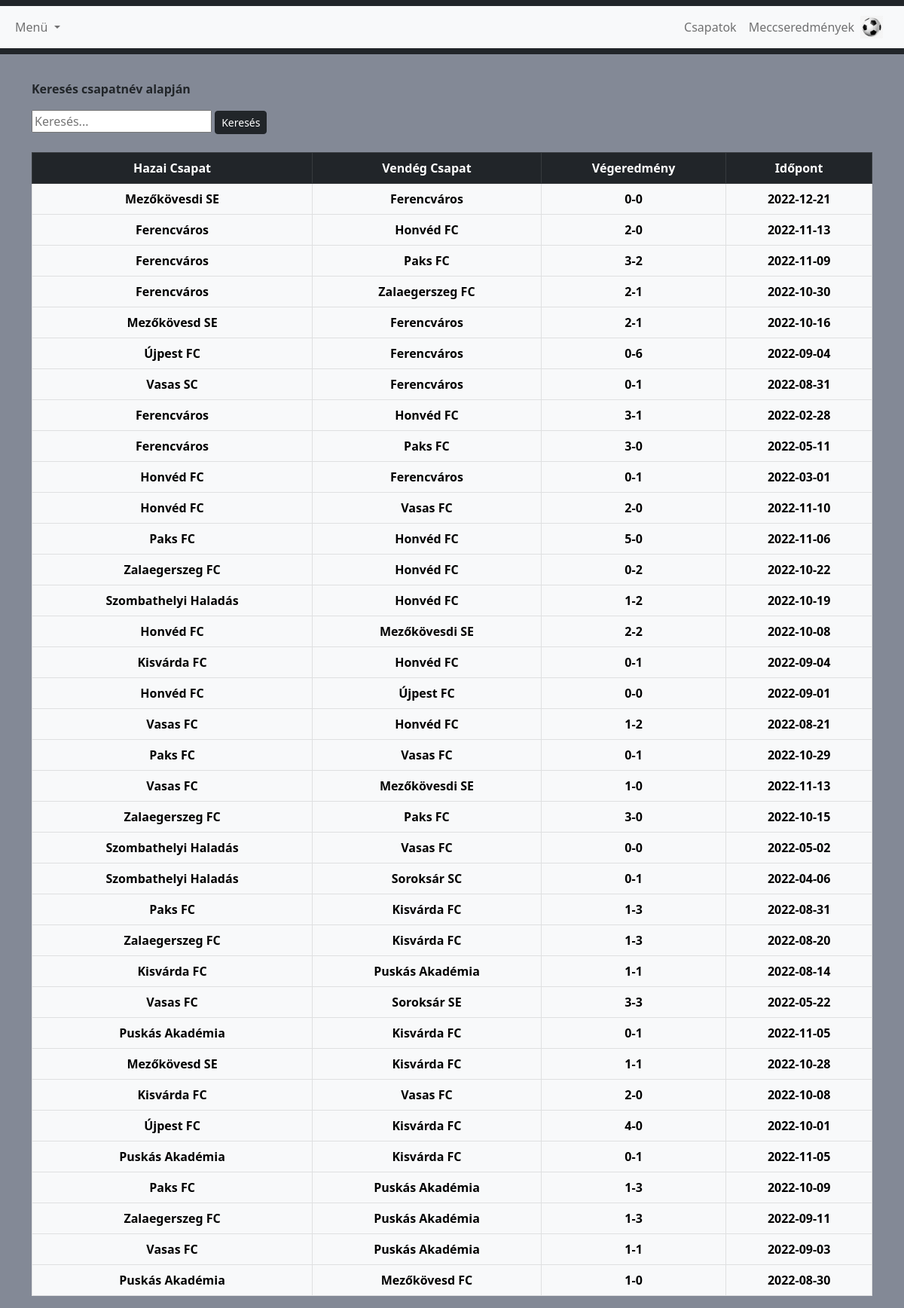
The page /eredmenyek.php on the database its author committed.
### tables this page shows
CREATE TABLE `eredmenyek` (
  `vegeredmeny` varchar(255) DEFAULT NULL,
  `idopont` date DEFAULT NULL,
  `hazai` varchar(255) DEFAULT NULL,
  `idegen` varchar(255) DEFAULT NULL
);

### eredmenyek.php (the view, shortened to what this page needs)
<?php require_once('header.php') ?>
<?php
$serverAddress = 'localhost';
$username = 'root';
$password = '';
$databaseName = 'football_projekt';
$connection = mysqli_connect($serverAddress, $username, $password, $databaseName);
?>
<br>
<section style="background-color: #838996;">
    <div class="container" style="margin-top: 10px;">
        <div>
            <p><b>Keresés csapatnév alapján</b></p>
            <form action="eredmenykereso.php" method="GET">
                <input type="text" name="search" id="search" placeholder="Keresés...">
                <button type="submit" id="keres" name="keres" class="btn btn-dark btn-sm">Keresés</button>
            </form>
        </div>
        <br>
        <div class="row" style="max-height: 100vh; ">
            <div class="col-12">
                <table class="table table-bordered table-hover table-dark text-center">
                    <thead>
                        <tr>
                            <th scope="col">Hazai Csapat</th>
                            <th scope="col">Vendég Csapat</th>
                            <th scope="col">Végeredmény</th>
                            <th scope="col">Időpont</th>
                        </tr>
                    </thead>
                    <tbody>
                        <?php
                        $sql = $connection->query('SELECT * FROM eredmenyek');
                        while ($row = $sql->fetch_array()) {
                            echo '<tr class="table-light">
                                <th scope="row">' . $row['hazai'] . '</th>
                                <th scope="row">' . $row['idegen'] . '</th>
                                <th scope="row">' . $row['vegeredmeny'] . '</th>
                                <th scope="row">' . $row['idopont'] . '</th>
                                </tr>';
                        }
                        ?>
                    </tbody>
                </table>
            </div>
        </div>
        <?php require_once('footer.php') ?>

### header.php (shortened to what this page needs)
<!DOCTYPE html>
<html lang="en">
<head>
    <link href="https://cdn.jsdelivr.net/npm/bootstrap@5.2.2/dist/css/bootstrap.min.css" rel="stylesheet">
</head>
<body style="background-color:#838996;">
    <nav class="navbar navbar-expand-lg bg-dark">
        <div class="container-fluid bg-light">
            <div class="collapse navbar-collapse" id="navbarNav">
                <div class="offcanvas offcanvas-end" tabindex="-1" id="offcanvasNavbar" aria-labelledby="offcanvasNavbarLabel">
                    <div class="offcanvas-body">
                        <ul class="navbar-nav justify-content-end">
                            <li class="nav-item dropdown">
                                <a class="nav-link dropdown-toggle" href="#" role="button" data-bs-toggle="dropdown" aria-expanded="false">
                                    Menü
                                </a>
                            </li>
                        </ul>
                    </div>
                </div>
                <ul class="navbar-nav">
                    <li class="nav-item">
                        <a class="nav-link" href="csapatok.php">Csapatok</a>
                    </li>
                    <li class="nav-item">
                        <a class="nav-link" href="eredmenyek.php">Meccseredmények</a>
                    </li>
                </ul>
                <nav class="navbar navbar-light bg-light">
                <a class="navbar-brand" href="index.php">
                    <img src="images/labda.png" width="30" height="30" class="d-inline-block align-top" alt="">
                </a>
            </nav>
            </div>
        </div>
    </nav>
</body>

### footer.php
</html>

### rows shown on the page
eredmenyek: hazai "Mezőkövesdi SE", idegen "Ferencváros", vegeredmeny "0-0", idopont "2022-12-21"
eredmenyek: hazai "Ferencváros", idegen "Honvéd FC", vegeredmeny "2-0", idopont "2022-11-13"
eredmenyek: hazai "Ferencváros", idegen "Paks FC", vegeredmeny "3-2", idopont "2022-11-09"
eredmenyek: hazai "Ferencváros", idegen "Zalaegerszeg FC", vegeredmeny "2-1", idopont "2022-10-30"
eredmenyek: hazai "Mezőkövesd SE", idegen "Ferencváros", vegeredmeny "2-1", idopont "2022-10-16"
eredmenyek: hazai "Újpest FC", idegen "Ferencváros", vegeredmeny "0-6", idopont "2022-09-04"
eredmenyek: hazai "Vasas SC", idegen "Ferencváros", vegeredmeny "0-1", idopont "2022-08-31"
eredmenyek: hazai "Ferencváros", idegen "Honvéd FC", vegeredmeny "3-1", idopont "2022-02-28"
eredmenyek: hazai "Ferencváros", idegen "Paks FC", vegeredmeny "3-0", idopont "2022-05-11"
eredmenyek: hazai "Honvéd FC", idegen "Ferencváros", vegeredmeny "0-1", idopont "2022-03-01"
eredmenyek: hazai "Honvéd FC", idegen "Vasas FC", vegeredmeny "2-0", idopont "2022-11-10"
eredmenyek: hazai "Paks FC", idegen "Honvéd FC", vegeredmeny "5-0", idopont "2022-11-06"
eredmenyek: hazai "Zalaegerszeg FC", idegen "Honvéd FC", vegeredmeny "0-2", idopont "2022-10-22"
eredmenyek: hazai "Szombathelyi Haladás", idegen "Honvéd FC", vegeredmeny "1-2", idopont "2022-10-19"
eredmenyek: hazai "Honvéd FC", idegen "Mezőkövesdi SE", vegeredmeny "2-2", idopont "2022-10-08"
eredmenyek: hazai "Kisvárda FC", idegen "Honvéd FC", vegeredmeny "0-1", idopont "2022-09-04"
eredmenyek: hazai "Honvéd FC", idegen "Újpest FC", vegeredmeny "0-0", idopont "2022-09-01"
eredmenyek: hazai "Vasas FC", idegen "Honvéd FC", vegeredmeny "1-2", idopont "2022-08-21"
eredmenyek: hazai "Paks FC", idegen "Vasas FC", vegeredmeny "0-1", idopont "2022-10-29"
eredmenyek: hazai "Vasas FC", idegen "Mezőkövesdi SE", vegeredmeny "1-0", idopont "2022-11-13"
eredmenyek: hazai "Zalaegerszeg FC", idegen "Paks FC", vegeredmeny "3-0", idopont "2022-10-15"
eredmenyek: hazai "Szombathelyi Haladás", idegen "Vasas FC", vegeredmeny "0-0", idopont "2022-05-02"
eredmenyek: hazai "Szombathelyi Haladás", idegen "Soroksár SC", vegeredmeny "0-1", idopont "2022-04-06"
eredmenyek: hazai "Paks FC", idegen "Kisvárda FC", vegeredmeny "1-3", idopont "2022-08-31"
eredmenyek: hazai "Zalaegerszeg FC", idegen "Kisvárda FC", vegeredmeny "1-3", idopont "2022-08-20"
eredmenyek: hazai "Kisvárda FC", idegen "Puskás Akadémia", vegeredmeny "1-1", idopont "2022-08-14"
eredmenyek: hazai "Vasas FC", idegen "Soroksár SE", vegeredmeny "3-3", idopont "2022-05-22"
eredmenyek: hazai "Puskás Akadémia", idegen "Kisvárda FC", vegeredmeny "0-1", idopont "2022-11-05"
eredmenyek: hazai "Mezőkövesd SE", idegen "Kisvárda FC", vegeredmeny "1-1", idopont "2022-10-28"
eredmenyek: hazai "Kisvárda FC", idegen "Vasas FC", vegeredmeny "2-0", idopont "2022-10-08"
eredmenyek: hazai "Újpest FC", idegen "Kisvárda FC", vegeredmeny "4-0", idopont "2022-10-01"
eredmenyek: hazai "Puskás Akadémia", idegen "Kisvárda FC", vegeredmeny "0-1", idopont "2022-11-05"
eredmenyek: hazai "Paks FC", idegen "Puskás Akadémia", vegeredmeny "1-3", idopont "2022-10-09"
eredmenyek: hazai "Zalaegerszeg FC", idegen "Puskás Akadémia", vegeredmeny "1-3", idopont "2022-09-11"
eredmenyek: hazai "Vasas FC", idegen "Puskás Akadémia", vegeredmeny "1-1", idopont "2022-09-03"
eredmenyek: hazai "Puskás Akadémia", idegen "Mezőkövesd FC", vegeredmeny "1-0", idopont "2022-08-30"
